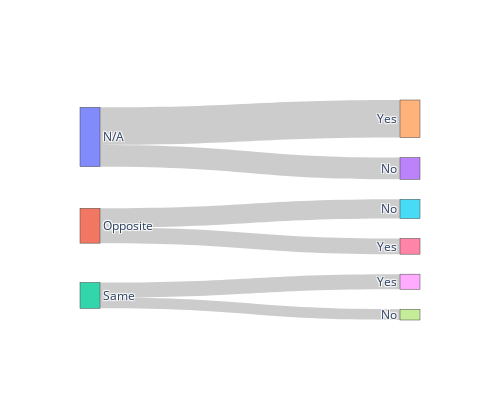

Notebook cell for this chart:
### Code cell
tmp_sankey =  pd.pivot_table(data, index= "Accepted", columns= "Direction", values= "Y", aggfunc= 'count').unstack().dropna()
tmp_sankey.name = 'pct'


labels = tmp_sankey.index.levels[0].tolist()
labels_display = labels.copy()

N = len(labels)

for ii in range(0, N):
    new_labels = tmp_sankey[labels[ii]].index.tolist()
    
    for nn in new_labels:
        labels.append(labels[ii] + nn)
        labels_display.append(nn)

print(labels)
print(labels_display)

names = tmp_sankey.index.names.copy()

tmp_sankey = tmp_sankey.reset_index()

source = [labels.index(kk) for kk in tmp_sankey[names[0]] ]
print(source)

target = [labels.index(kk) for kk in tmp_sankey[names[0:2]].sum(axis= 1)]
print(target)

value = tmp_sankey.pct.tolist()
print(value)


fig = go.Figure(go.Sankey(
    arrangement = "snap",
    node = {
        "label": labels_display},  # 10 Pixels
    link = {
        "source": source,
        "target": target,
        "value": value }))

fig.update_layout(height= 400, width= 500)
fig.show()

# tmp_sankey['source'] = tmp_sankey['destination'].apply(lambda x: labels.index(x))

# tmp_sankey['combined'] = tmp_sankey['destination'] + tmp_sankey['Direction']
# labels.extend(tmp_sankey['combined'].unique().tolist() )
# tmp_sankey['target'] = tmp_sankey['combined'].apply(lambda x: labels.index(x))

# tmp_sankey

### Figure 1 — Plotly figure (JSON) as saved in the notebook; plotly's stock layout.template omitted (floating-point values rounded to 4 significant figures)
{"data": [{"arrangement": "snap", "link": {"source": [0, 0, 1, 1, 2, 2], "target": [3, 4, 5, 6, 7, 8], "value": [2185, 3785, 1933, 1577, 1084, 1515]}, "node": {"label": ["N/A", "Opposite", "Same", "No", "Yes", "No", "Yes", "No", "Yes"]}, "type": "sankey"}], "layout": {"height": 400, "width": 500}}
